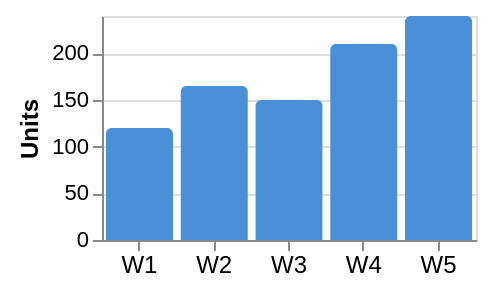

Here is the Vega-Lite specification saved for this chart:
### Vega-Lite specification from a JSON file in a GitHub repository (floating-point values rounded to 4 significant figures)
{"$schema": "https://vega.github.io/schema/vega-lite/v5.json", "width": 187, "height": 112, "background": "transparent", "padding": 8, "data": {"values": [{"week": "W1", "units": 120}, {"week": "W2", "units": 165}, {"week": "W3", "units": 150}, {"week": "W4", "units": 210}, {"week": "W5", "units": 240}]}, "mark": {"type": "bar", "color": "#4a90d9", "cornerRadiusEnd": 3}, "encoding": {"x": {"field": "week", "type": "ordinal", "title": null, "axis": {"labelAngle": 0, "labelFontSize": 12}}, "y": {"field": "units", "type": "quantitative", "title": "Units", "axis": {"labelFontSize": 11, "titleFontSize": 12, "tickCount": 4}}}}
